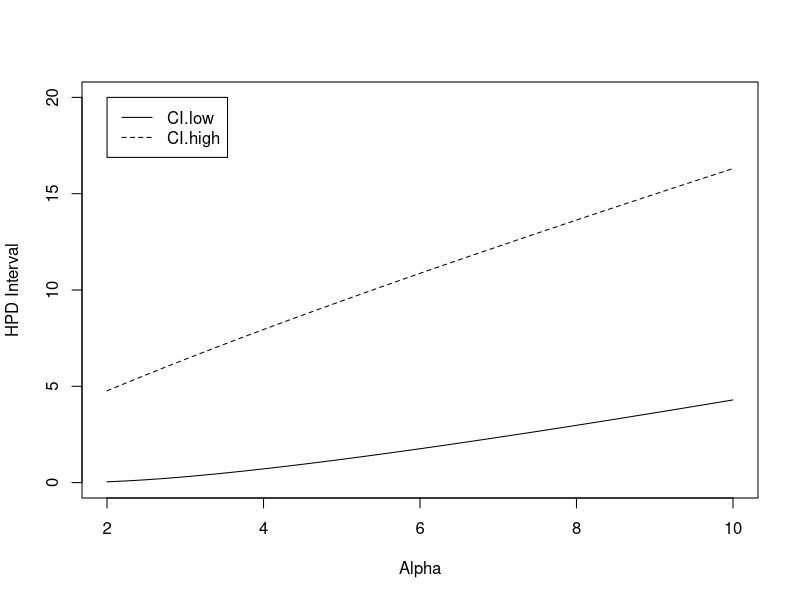

This figure's R source:
hpd.gam = function (alpha, beta=1, p=.95, max.iter=100, small=1e-8){
  
  if (alpha <= 1)
    stop("alpha must be greater than one")
  
  # initialize
  tail=1-p
  l1=0
  l2=qgamma(tail, alpha, beta)
  for (iter in 1:max.iter){
    l=0.5*(l1+l2)
    lprob=pgamma(l,alpha,beta)
    ldens=dgamma(l,alpha,beta)
    uprob=lprob+p
    u=qgamma(uprob,alpha,beta)
    udens=dgamma(u,alpha,beta)
    if ((udens-ldens) < 0){
      l2=l
    }
    else {
      l1=l      
    }
    if ( l2 - l1 < small)
      break
  }
  intv = c(l,u)
  out = list (intv, iter)
  names(out) = c("HPD interval", "iteration.count")
  out
}


# (b)
x=seq(2,10,.01)
y=rep(NA,length(x))
z=rep(NA,length(x))
for (i in 1 : length(x)){
  y[i] = hpd.gam(x[i])$HPD[1]
  z[i] = hpd.gam(x[i])$HPD[2]
}
plot(z~x, ylim = c(0,20),xlab = 'Alpha', ylab = 'HPD Interval', type = 'l', lty = 2)
lines(y~x, lty = 1)
legend(2, 20, c('CI.low','CI.high'),lty=c(1,2))

# (c) modified for alpha < 1
hpd.gam2 = function (alpha, beta=1, p=.95, max.iter=100, small=1e-8){
  
  if (alpha <= 0)
    stop("alpha must be greater than zero")
  
  if (alpha > 0 & alpha <= 1){
    l=0
    u=qgamma(p,alpha,beta)
    iter=1
  }
  
  else{
  
  # initialize
  tail=1-p
  l1=0
  l2=qgamma(tail, alpha, beta)
  for (iter in 1:max.iter){
    l=0.5*(l1+l2)
    lprob=pgamma(l,alpha,beta)
    ldens=dgamma(l,alpha,beta)
    uprob=lprob+p
    u=qgamma(uprob,alpha,beta)
    udens=dgamma(u,alpha,beta)
    if ((udens-ldens) < 0){
      l2=l
    }
    else {
      l1=l      
    }
    if ( l2 - l1 < small)
      break
  }
  
  }
  intv = c(l,u)
  out = list (intv, iter)
  names(out) = c("HPD interval", "iteration.count")
  out
}



### 3 ###
## (a) ##
# first derivative of log-likelihood function
p = function(theta,a,b) { 
  sum((a-b)/((a-b)*theta+b))
}

# derivative of p
deri = function(theta,a,b) {  
  sum(-((a-b)/((a-b)*theta+b))^2)
}

MLE.newton = function(theta=0, y, mu1, mu2, sigma1, sigma2,may.iter=1000, small=1e-5) { 
  
  a = dnorm(y, mu1, sigma1)
  b = dnorm(y, mu2, sigma2)
  
  for (iter in 1:may.iter) {
    theta.old = theta
    theta = theta.old - p(theta.old,a,b) / deri(theta.old,a,b) 
    if (abs(theta - theta.old) < small) 
      break
  }
  out <- list(theta, iter, iter != may.iter)
  names(out) <- c("MLE", "iteration.count", "converge")
  out
}

# (b)
y = c(8.1, 8.2, 8.1, 8.2, 8.2, 7.4, 7.3, 7.4, 8.1, 8.1, 7.9, 7.8, 8.2, 7.9, 7.9, 8.1, 8.1)
x=seq(0,1,.001) # start points
z=rep(NA,length(x)) # MLE
conv=rep(NA,length(x))  # convergence
for(i in 1:length(x)){
  z[i]=MLE.newton(theta=x[i],y=y,mu1=7.5,mu2=8.0,sigma1=sqrt(.1),sigma2=sqrt(.1))$MLE
  conv[i]=MLE.newton(theta=x[i],y=y,mu1=7.5,mu2=8.0,sigma1=sqrt(.1),sigma2=sqrt(.1))$conv
}
sum(conv-1) # zero
z[1] # MLE = 0.09625715

# (c)
# first derivative of log-likelihood function for delta
p2 = function(delta,a,b,n) { 
  sum(a*exp(delta)/(a*exp(delta)+b))-n*exp(delta)/(1+exp(delta))
}

# derivative of p
deri2 = function(delta,a,b,n) {  
  sum(a*b*exp(delta)/((a*exp(delta)+b)^2)-n*exp(delta)/((1+exp(delta))^2))
}

MLE.newton2 = function(delta=0, y, mu1, mu2, sigma1, sigma2,may.iter=1000, small=1e-5) { 
  
  
  a = dnorm(y, mu1, sigma1)
  b = dnorm(y, mu2, sigma2)
  n = length(y)
  
  for (iter in 1:may.iter) {
    delta.old = delta
    delta = delta.old - p2(delta.old,a,b,n) / deri2(delta.old,a,b,n) 
    if (abs(delta - delta.old) < small) 
      break
  }
  out <- list(delta, iter, iter != may.iter)
  names(out) <- c("MLE", "iteration.count", "converge")
  out
}

# (d)
z2=rep(NA,length(x)) # MLE
conv2=rep(NA,length(x))  # convergence
for(i in 1:length(x)){
  z2[i]=MLE.newton2(delta=x[i],y=y,mu1=7.5,mu2=8.0,sigma1=sqrt(.1),sigma2=sqrt(.1))$MLE
  conv2[i]=MLE.newton2(delta=x[i],y=y,mu1=7.5,mu2=8.0,sigma1=sqrt(.1),sigma2=sqrt(.1))$conv
}
sum(conv2-1) # zero
z2[1] # MLE = -2.238935
